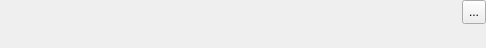
<?xml version="1.0" encoding="UTF-8"?>
<ui version="4.0">
 <class>WaypointFormWidget</class>
 <widget class="QWidget" name="WaypointFormWidget">
  <property name="geometry">
   <rect>
    <x>0</x>
    <y>0</y>
    <width>486</width>
    <height>48</height>
   </rect>
  </property>
  <property name="windowTitle">
   <string>Location Form</string>
  </property>
  <layout class="QHBoxLayout" name="horizontalLayout">
   <property name="leftMargin">
    <number>0</number>
   </property>
   <property name="topMargin">
    <number>0</number>
   </property>
   <property name="rightMargin">
    <number>0</number>
   </property>
   <property name="bottomMargin">
    <number>0</number>
   </property>
   <item>
    <widget class="QWidget" name="waypointForm" native="true"/>
   </item>
   <item>
    <widget class="QWidget" name="waypointSidebar" native="true">
     <property name="sizePolicy">
      <sizepolicy hsizetype="Maximum" vsizetype="Preferred">
       <horstretch>0</horstretch>
       <verstretch>0</verstretch>
      </sizepolicy>
     </property>
     <layout class="QVBoxLayout" name="verticalLayout_3">
      <property name="leftMargin">
       <number>0</number>
      </property>
      <property name="topMargin">
       <number>0</number>
      </property>
      <property name="rightMargin">
       <number>0</number>
      </property>
      <property name="bottomMargin">
       <number>0</number>
      </property>
      <item>
       <widget class="QToolButton" name="buttonSelectLocation">
        <property name="sizePolicy">
         <sizepolicy hsizetype="Fixed" vsizetype="Fixed">
          <horstretch>0</horstretch>
          <verstretch>0</verstretch>
         </sizepolicy>
        </property>
        <property name="minimumSize">
         <size>
          <width>24</width>
          <height>24</height>
         </size>
        </property>
        <property name="maximumSize">
         <size>
          <width>24</width>
          <height>24</height>
         </size>
        </property>
        <property name="toolTip">
         <string>&lt;b&gt;Select Location&lt;/b&gt;</string>
        </property>
        <property name="text">
         <string>...</string>
        </property>
        <property name="checkable">
         <bool>true</bool>
        </property>
       </widget>
      </item>
      <item>
       <spacer name="verticalSpacerBot">
        <property name="orientation">
         <enum>Qt::Vertical</enum>
        </property>
        <property name="sizeHint" stdset="0">
         <size>
          <width>24</width>
          <height>0</height>
         </size>
        </property>
       </spacer>
      </item>
     </layout>
    </widget>
   </item>
  </layout>
 </widget>
 <resources/>
 <connections/>
</ui>
